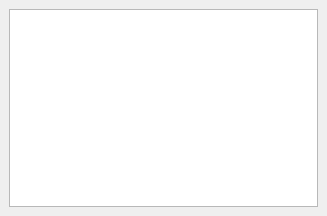
<?xml version="1.0" encoding="UTF-8"?>
<ui version="4.0">
 <class>serverDock</class>
 <widget class="QDockWidget" name="serverDock">
  <property name="geometry">
   <rect>
    <x>0</x>
    <y>0</y>
    <width>327</width>
    <height>216</height>
   </rect>
  </property>
  <property name="windowTitle">
   <string>Server Manager output</string>
  </property>
  <widget class="QWidget" name="dockWidgetContents">
   <layout class="QGridLayout" name="gridLayout">
    <item row="0" column="0">
     <widget class="QTextBrowser" name="textBrowser"/>
    </item>
   </layout>
  </widget>
 </widget>
 <resources/>
 <connections/>
</ui>
